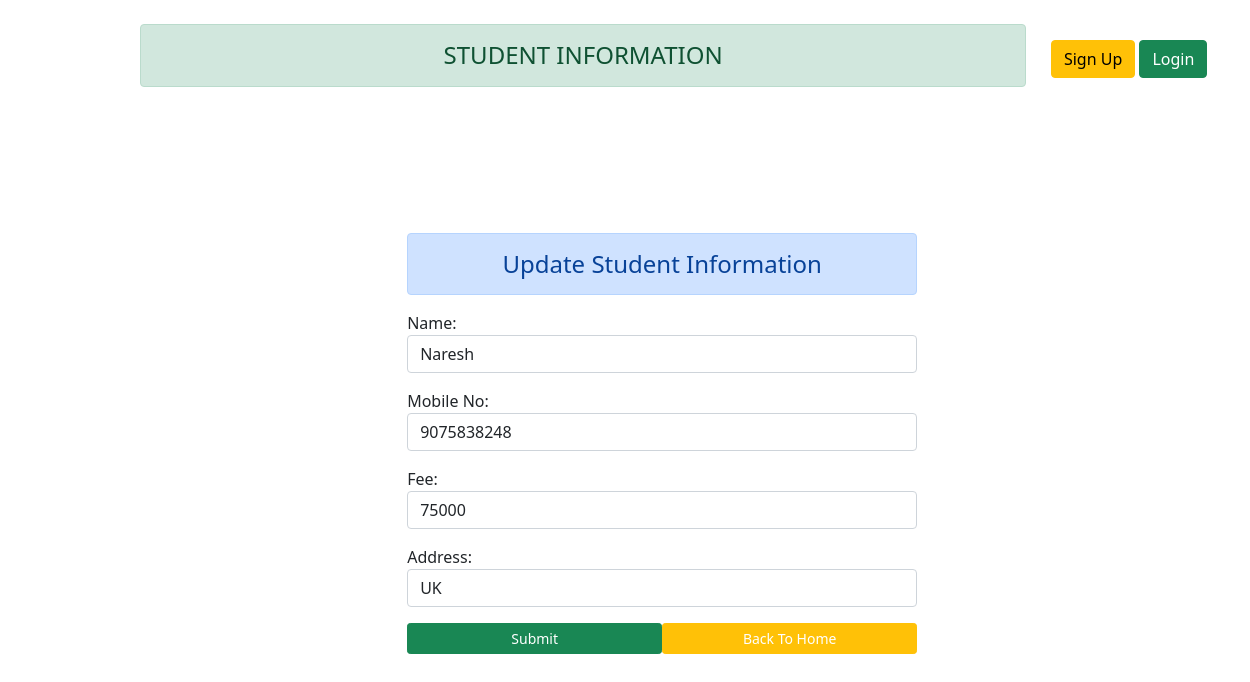
Page /up/12/ on the committed database.
### app/models.py (models this page shows)
class StudentInfo(models.Model):
    name = models.CharField(max_length=35)
    Mobile_No = models.IntegerField()
    Fee = models.IntegerField()
    Address = models.CharField(max_length=100)

### app/views.py (the view)
# urls.py: path("up/<int:pk>/", update_view, name="update_url"),
def update_view(request, pk):
    obj = StudentInfo.objects.get(id=pk)
    form = StudentForm(instance=obj)
    template_name = "app/updatepage.html"
    if request.method == "POST":
        form = StudentForm(request.POST, instance=obj)
        if form.is_valid:
            form.save()
            return redirect("retrieve")
    return render (request, template_name, locals())

### app/forms.py
class StudentForm(forms.ModelForm):
    class Meta:
        fields = "__all__"
        model = StudentInfo
        widgets = {
            "name":forms.TextInput(attrs={"class":"form-control"}),
            "Mobile_No":forms.NumberInput( attrs={"class":"form-control"}),
            "Fee":forms.NumberInput(attrs={"class":"form-control"}),
            "Address":forms.TextInput(attrs={"class":"form-control"}),
        }

### templates/app/updatepage.html (shortened to what this page needs)
{% extends "app/base.html" %}
{% block content %}
<div class="row ">
    <div class="col-sm-6 offset-3 ">
        <h4 class="alert alert-primary">Update Student Information </h4>
        <form method="POST" class="text-start">
            {{form.as_p}}
            <input type="submit" class="btn btn-success col-6 btn-sm" value="Submit">
            <a href="{% url "retrieve" %}" class="btn btn-warning text-white col-6 btn-sm float-end">Back To Home</a>
        </form>
    </div>
</div>
{% endblock %}

### rows in the picture
StudentInfo: name "Naresh", Mobile_No "9075838248", Fee "75000", Address "UK"
